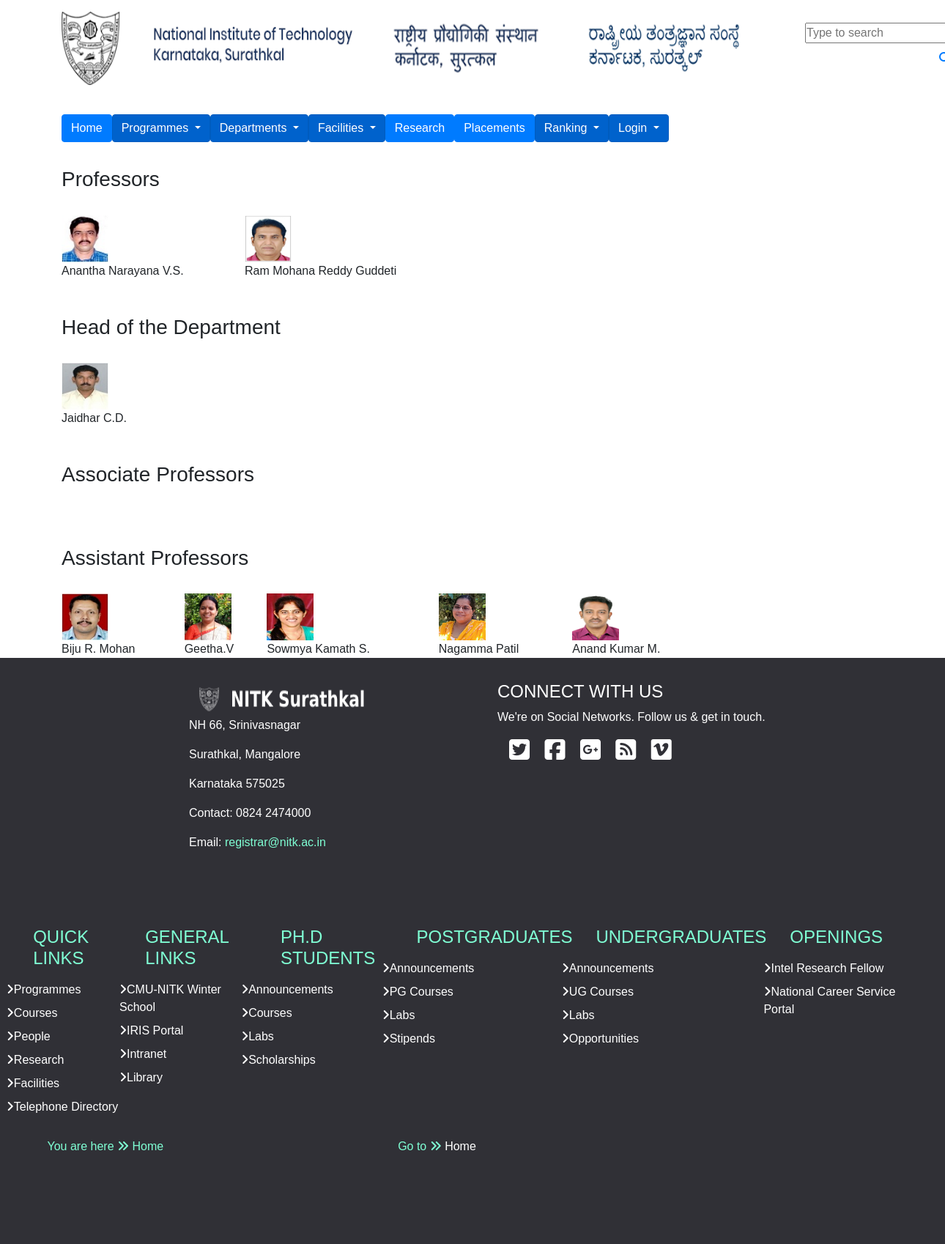
/itfaculty, run on the app's committed database.
### nitk_cse/models.py (models this page shows, shortened)
class it_professor(db.Model):
    id = db.Column(db.Integer, primary_key=True)
    name = db.Column(db.String(200), unique=True, nullable=False)
    title = db.Column(db.String(200), nullable=False)
    image_file = db.Column(db.String(20), nullable=False, default='default.jpg')

### nitk_cse/routes.py (the view)
@app.route("/itfaculty")
def itfaculty():
    profs = it_professor.query.filter_by(title="Professor")
    hod = it_professor.query.filter_by(title="Head of Department")
    asso = it_professor.query.filter_by(title="Associate Professor")
    assi = it_professor.query.filter_by(title="Assistant Professor")
    return render_template('itfaculty.html', profs=profs, hod=hod, asso=asso, assi=assi)

### nitk_cse/templates/itfaculty.html (shortened to what this page needs)
{% extends "layout.html" %}
{% block content %}
<div class="container">
<br>
<br>
<h3>Professors</h3><br>
<table style="width:50%; padding: 15px; ">
    <tr>
        {% for h in profs %}
        <td>
            <img src="{{ url_for('static', filename='prof_img/' + h.image_file) }}" style="width: 64px; height: 64px;"><br>
            {{ h.name }}
        </td>
        {% endfor %}
    </tr>
</table>
<br><br>
<h3>Head of the Department </h3><br>
<table style="width:80%; padding: 15px; ">
    <tr>
        {% for h in hod %}
        <td>
            <img src="{{ url_for('static', filename='prof_img/' + h.image_file) }}" style="width: 64px; height: 64px;"><br>
            {{ h.name }}
        </td>
        {% endfor %}
    </tr>
</table>
<br><br>
<h3>Associate Professors </h3><br>
<br><br>
<h3>Assistant Professors</h3><br>
<table style="width:80%; padding: 15px; ">
    <tr>
        {% for h in assi %}
        <td>
            <img src="{{ url_for('static', filename='prof_img/' + h.image_file) }}" style="width: 64px; height: 64px;"><br>
            {{ h.name }}
        </td>
        {% endfor %}
    </tr>
</table>
</div>
{% endblock content %}

### nitk_cse/static/main.css (style rules this page uses)
* { padding: 0; margin: 0; box-sizing: border-box; -webkit-font-smoothing: antialiased; }
body { font-family: sans-serif; }
.container { max-width: 1152px; padding: 0 15px; margin: 0 auto; }

### data on the page
it_professor: shows a picture, name "Anantha Narayana V.S."
it_professor: shows a picture, name "Ram Mohana Reddy Guddeti"
it_professor: name "Jaidhar C.D."
it_professor: shows a picture, name "Biju R. Mohan"
it_professor: shows a picture, name "Geetha.V"
it_professor: shows a picture, name "Sowmya Kamath S."
it_professor: shows a picture, name "Nagamma Patil"
it_professor: shows a picture, name "Anand Kumar M."
